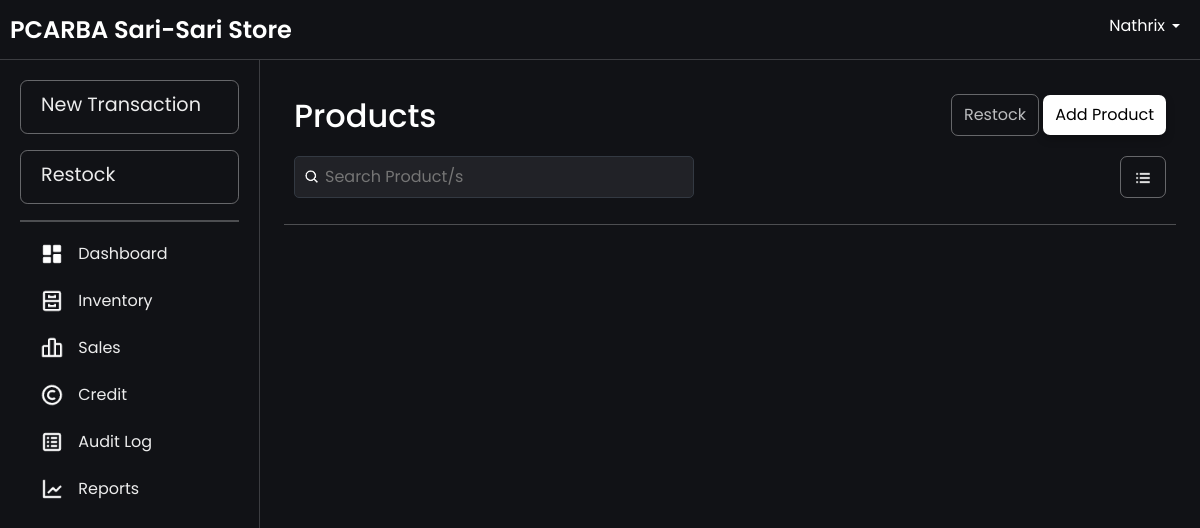
The app's page /grid.php (signed in), older data.
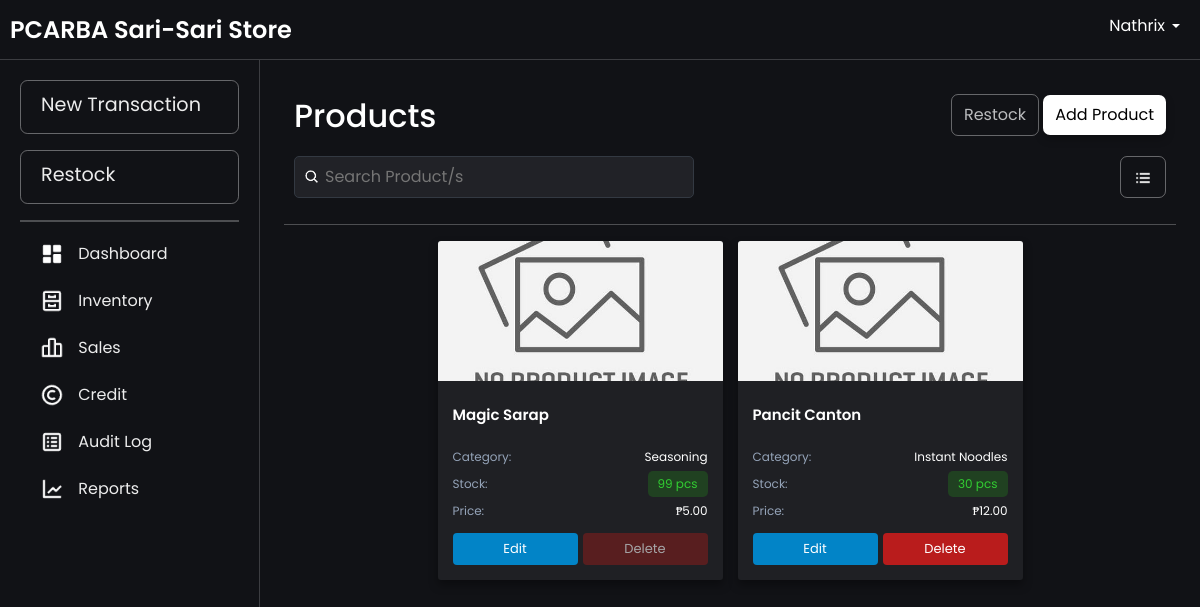
The same page, newer data.
### tables this page shows
CREATE TABLE `products` (
  `productId` int(11) NOT NULL AUTO_INCREMENT,
  `productName` varchar(100) NOT NULL,
  `productCategory` varchar(100) NOT NULL,
  `unitPrice` decimal(10,2) NOT NULL,
  `categoryId` int(11) NOT NULL,
  `unit` enum('pcs','kg','L','pack','mL','doz','m') NOT NULL DEFAULT 'pcs',
  `imagePath` varchar(255) DEFAULT NULL,
  PRIMARY KEY (`productId`),
  KEY `categories_products` (`categoryId`),
  CONSTRAINT `categories_products` FOREIGN KEY (`categoryId`) REFERENCES `categories` (`categoryId`)
);

CREATE TABLE `categories` (
  `categoryId` int(11) NOT NULL AUTO_INCREMENT,
  `categoryName` varchar(40) DEFAULT NULL,
  PRIMARY KEY (`categoryId`)
);

### grid.php (the view, shortened to what this page needs)
<?php
include 'db.php';
function isProductReferencedInSaleItem($conn, $productId)
{
    $query = "SELECT COUNT(*) as count FROM sale_item WHERE productId = ?";
    $stmt = $conn->prepare($query);
    $stmt->bind_param("i", $productId);
    $stmt->execute();
    $result = $stmt->get_result();
    $row = $result->fetch_assoc();
    return $row['count'] > 0;
}
$query = "
    SELECT
        p.productId,
        p.productName,
        c.categoryName AS productCategory,
        p.unitPrice,
        COALESCE(SUM(b.quantity), 0) AS totalStock,
        p.unit,
        p.imagePath as image
    FROM
        products p
    LEFT JOIN
        batchItem b ON p.productId = b.productId
    LEFT JOIN
        categories c ON p.categoryId = c.categoryId
    GROUP BY
        p.productId, p.productName, c.categoryName, p.unitPrice, p.unit, p.imagePath
";
$result = $conn->query($query);
$products = $result->fetch_all(MYSQLI_ASSOC);
?>
<!DOCTYPE html>
<html lang="en">
<head>
    <link href="css/bootstrap.min.css" rel="stylesheet">
    <link rel="stylesheet" href="css/layer1.css">
    <link rel="stylesheet" href="css/inventory.css">
</head>
<body>
    <?php include 'navbar.php'; ?>
    <div class="main-content">
        <div class="container">
            <div class="header-container">
                <h2>Products</h2>
                <div class="button">
                    <a href="restock.php" class="restock-button">Restock</a>
                    <a href="insertProduct.php" class="button-product">Add Product</a>
                </div>
                <div class="search-container">
                    <div class="search-wrapper">
                        <img src="images/search-icon.png" alt="Search" class="search-icon">
                        <input type="text" id="searchBar" placeholder="Search Product/s" onkeyup="filterProducts(); toggleClearIcon();">
                    </div>
                    <div class="toggle-container">
                        <a href="inventory.php" class="grid-button">
                            <img src="images/table-mode.png" alt="Table Mode" style="width: 20px; height: 20px;">
                        </a>
                    </div>
                </div>
            </div>
            <hr>
            <div class="view product-grid wwfade-in">
                <?php foreach ($products as $product) {
                    $stockClass = '';
                    $stockText = '';
                    if ($product['totalStock'] == 0) {
                        $stockClass = 'stock-out';
                        $stockText = 'Out of Stock';
                    } elseif ($product['totalStock'] < 5) {
                        $stockClass = 'stock-low';
                        $stockText = htmlspecialchars($product['totalStock']) . (isset($product['unit']) ? ' ' . htmlspecialchars($product['unit']) : '');
                    } else {
                        $stockClass = 'stock-good';
                        $stockText = htmlspecialchars($product['totalStock']) . (isset($product['unit']) ? ' ' . htmlspecialchars($product['unit']) : '');
                    }
                    $imagePath = 'images/no-image.png';
                    $isReferenced = isProductReferencedInSaleItem($conn, $product['productId']);
                ?>
                    <div class="product-card">
                        <div class="product-image">
                            <img src="<?php echo htmlspecialchars($imagePath); ?>" alt="<?php echo htmlspecialchars($product['productName']); ?>" onerror="this.src='images/no-image.png'">
                        </div>
                        <div class="product-info">
                            <h3 class="product-name"><?php echo htmlspecialchars($product['productName']); ?></h3>
                            <div class="product-detail">
                                <span class="detail-label">Category:</span>
                                <span><?php echo htmlspecialchars($product['productCategory']); ?></span>
                            </div>
                            <div class="product-detail">
                                <span class="detail-label">Stock:</span>
                                <span class="<?php echo $stockClass; ?>"><?php echo $stockText; ?></span>
                            </div>
                            <div class="product-detail">
                                <span class="detail-label">Price:</span>
                                <span class="product-price">₱<?php echo number_format($product['unitPrice'], 2); ?></span>
                            </div>
                            <div class="card-actions">
                                <a href="editProduct.php?productName=<?php echo urlencode($product['productName']); ?>" class="action-button edit-button">Edit</a>
                                <form method="post" style="display:inline; flex: 1;" onsubmit="return confirmDelete()">
                                    <button type="submit" name="delete_product" class="action-button delete-button" <?php echo $isReferenced ? 'disabled' : ''; ?> style="width: 100%;">Delete</button>
                                </form>
                            </div>
                        </div>
                    </div>
                <?php } ?>
            </div>
        </div>
    </div>
</body>
</html>

### navbar.php (shortened to what this page needs)
<?php
$current_page = basename($_SERVER['PHP_SELF']);
?>
<!DOCTYPE html>
<html lang="en">
<head>
    <link rel="stylesheet" href="css/bootstrap.min.css">
    <link rel="stylesheet" href="css/layer1.css">
</head>
<body>
    <nav class="navbar navbar-expand-lg navbar-dark navbar-fixed-top">
        <div class="navbar1">
            <a class="navbar-brand" href="dashboard.php">PCARBA Sari-Sari Store</a>
        </div>
        <div class="navbar2">
            <div class="ms-auto">
                <div class="dropdown">
                    <a class="nav-link dropdown-toggle" href="" role="button" data-bs-toggle="dropdown" aria-expanded="false">
                        <?php echo $_SESSION['username']; ?>
                    </a>
                </div>
            </div>
        </div>
    </nav>
    <div class="sidebar sidebar-open">
        <a href="transaction.php" class="sidebar-link sidebar-record-sale <?php echo in_array($current_page, ['addSale.php', 'addCredit.php', 'transaction.php']) ? 'active' : ''; ?>">New Transaction</a>
        <a href="restock.php" class="sidebar-link sidebar-restock <?php echo in_array($current_page, ['restock.php']) ? 'active' : ''; ?>">Restock</a>
        <hr>
        <a href="dashboard.php" class="<?php echo $current_page == 'dashboard.php' ? 'active' : ''; ?>">
            <img src="images/<?php echo $current_page == 'dashboard.php' ? 'DB.png' : 'DB.png'; ?>" alt="Dashboard">&nbsp;Dashboard
        </a>
        <a href="inventory.php" class="<?php echo $current_page == 'inventory.php' ? 'active' : ''; ?>">
            <img src="images/<?php echo $current_page == 'inventory.php' ? 'cabinet_active.png' : 'cabinet.png'; ?>" alt="Inventory">&nbsp;Inventory
        </a>
        <a href="sales.php" class="<?php echo $current_page == 'sales.php' ? 'active' : ''; ?>">
            <img src="images/<?php echo $current_page == 'sales.php' ? 'barsales_active.png' : 'barsales.png'; ?>" alt="Sales">&nbsp;Sales
        </a>
        <a href="credit.php" class="<?php echo $current_page == 'credit.php' ? 'active' : ''; ?>">
            <img src="images/<?php echo $current_page == 'credit.php' ? 'credits-active.png' : 'credits.png'; ?>" alt="Credits">&nbsp;Credit
        </a>
        <a href="audit_logs.php" class="<?php echo $current_page == 'audit_logs.php' ? 'active' : ''; ?>">
            <img src="images/<?php echo $current_page == 'audit_logs.php' ? 'auditlogs-active.png' : 'auditlogs.png'; ?>" alt="Audit Logs">&nbsp;Audit Log
        </a>
        <a href="reports.php" class="<?php echo $current_page == 'reports.php' ? 'active' : ''; ?>">
            <img src="images/<?php echo $current_page == 'reports.php' ? 'reports.png' : 'reports.png'; ?>" alt="reports">&nbsp;Reports
        </a>
    </div>
    <div class="overlay" onclick="toggleSidebar()"></div>
</body>
</html>

### css/layer1.css (style rules this page uses)
body { background-color: rgb(17, 18, 22); font-family: "Poppins", serif; color: white; }

### css/inventory.css (style rules this page uses)
.search-container { margin-top: 10px; display: flex; justify-content: space-between; align-items: center; gap: 10px; position: relative; width: 100%; }
.header-container { display: flex; align-items: center; flex-wrap: wrap; flex-direction: row; justify-content: space-between; position: relative; padding: 10px; }
.search-wrapper { display: flex; align-items: center; position: relative; width: 100%; max-width: 400px; }
.search-wrapper .search-icon { position: absolute; left: 10px; width: 16px; height: 16px; }
.search-wrapper input { padding: 8px 8px 8px 30px; width: 100%; border-radius: 5px; border: 1px solid #333942; background-color: rgba(33, 34, 39, 255); color: #f7f7f8; }
.restock-button { display: inline-block; padding: 8px 12px; background: transparent; color: rgb(187, 188, 190); text-decoration: none; border-radius: 7px; border: 0.5px solid rgba(187, 188, 190, 0.5); transition: border-color 0.3s, color 0.3s; margin-bottom: 10px; }
.button-product { background: transparent; display: inline-block; padding: 8px 12px; background-color: rgb(255, 255, 255); color: #000; text-decoration: none; border-radius: 7px; box-shadow: 0 4px 8px rgba(0, 0, 0, 0.26); transition: all 0.3s ease; margin-bottom: 10px; }
.main-content { padding: 10px; height: 100vh; }
.stock-good { color: limegreen; }

### grid.php (style rules this page uses)
.main-content { max-height: 93vh; }
.grid-button { display: inline-block; padding: 8px 12px; background: transparent; color: rgb(187, 188, 190); text-decoration: none; border-radius: 7px; border: 0.5px solid rgba(187, 188, 190, 0.5); transition: border-color 0.3s, color 0.3s; }
.product-image { display: flex; align-items: center; justify-content: center; margin-bottom: 10px; position: relative; overflow: hidden; width: 100%; height: 100vh; }
.product-image img { width: 120%; height: auto; top: 50%; left: 50%; position: absolute; object-fit: contain; transform: translate(-50%, -50%); transition: transform 0.3s ease; }
.product-grid { display: flex !important; flex-wrap: wrap; gap: 15px; justify-content: center; align-items: stretch; }
.product-card { background-color: #1f2024; border-radius: 3px; overflow: hidden; box-shadow: 0 5px 10px rgba(0, 0, 0, 0.35); display: flex; flex-direction: column; transition: transform 0.2s ease-in-out; flex: 1 1 250px; max-width: 285px; min-width: 200px; }
.product-info { padding: 15px !important; display: flex; flex-direction: column; flex-grow: 1; }
.product-image { height: 140px; overflow: hidden; display: flex; align-items: center; justify-content: center; background-color: rgba(255, 255, 255, 0.05); width: 100%; }
.product-image img { object-fit: contain; transition: transform 0.3s ease; }
.product-info { padding: 10px; display: flex; flex-direction: column; flex-grow: 1; }
.product-detail { display: flex; justify-content: space-between; margin-bottom: 5px; font-size: 12px; align-items: center; }
.detail-label { color: #94a3b8; min-width: 55px; }
.product-name { font-size: 15px; font-weight: 600; margin: 0 0 6px 0; line-height: 1.2; height: 36px; overflow: hidden; }
.card-actions { display: flex; gap: 5px; margin-top: 8px; }
.action-button { padding: 6px 0; border-radius: 4px; font-size: 13px; cursor: pointer; border: none; text-align: center; flex: 1; text-decoration: none; display: inline-block; transition: all 0.2s ease; }
.edit-button { background-color: #0284c7; color: white; }
.delete-button { background-color: #b91c1c; color: white; }
.delete-button[disabled] { background-color: #7f1d1d; opacity: 0.6; cursor: not-allowed; }
.stock-good { border-radius: 5px; padding: 4px 10px; background-color: rgba(41, 255, 17, 0.15); }

Row changes from the older to the newer data that the page shows:
added products: productName "Magic Sarap", categoryId.categoryName "Seasoning", stockText "99 pcs", unitPrice "5.00"
added products: productName "Pancit Canton", categoryId.categoryName "Instant Noodles", stockText "30 pcs", unitPrice "12.00"
